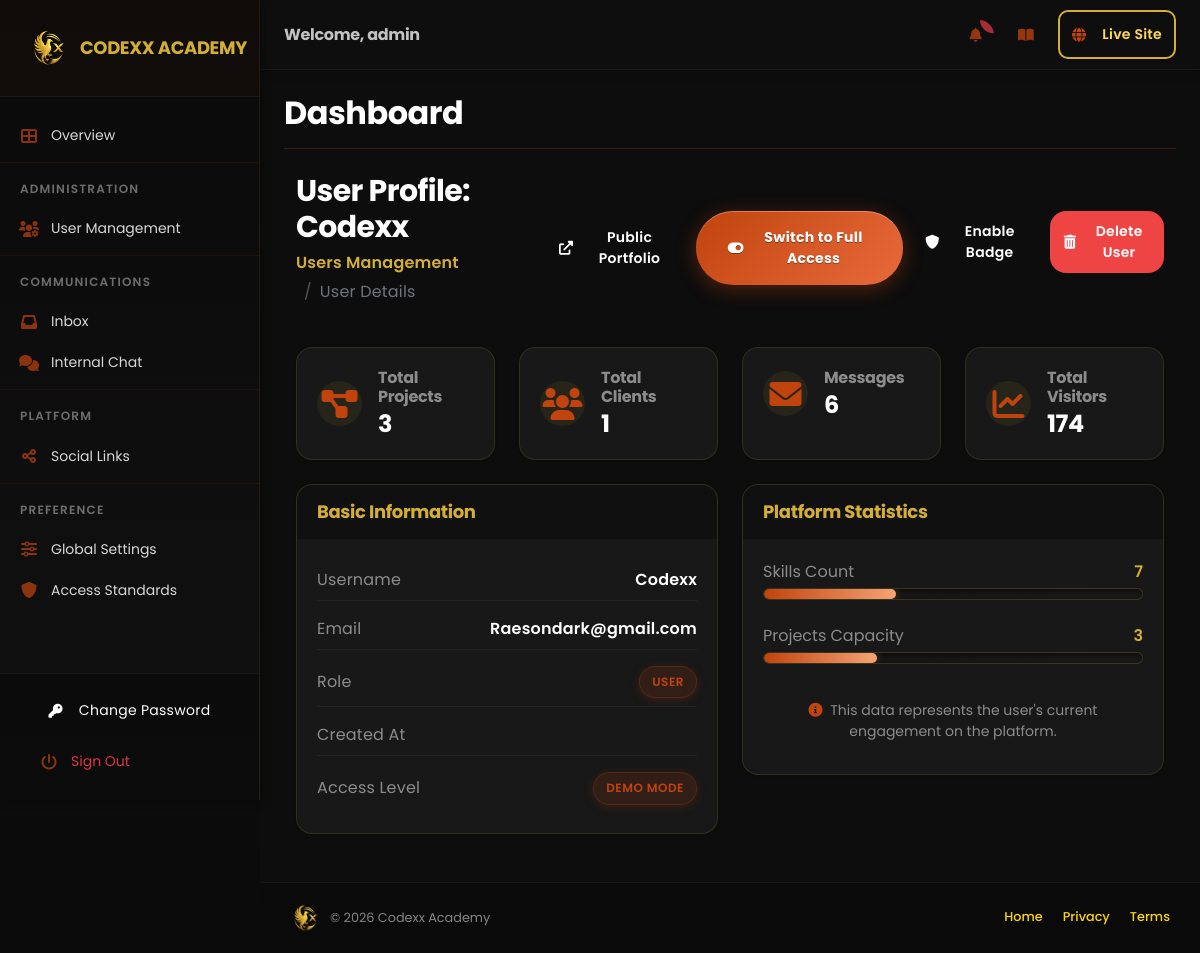
Page /dashboard/user/ef268425-0e23-4efe-9512-984cc7b937bc (signed in) on the committed database.
### models.py (models this page shows)
class User(db.Model):
    __tablename__ = 'users'
    id = db.Column(db.String(36), primary_key=True, default=lambda: str(uuid.uuid4()))
    workspace_id = db.Column(db.String(36), db.ForeignKey('workspaces.id'), nullable=False)
    username = db.Column(db.String(255), unique=True, nullable=False)
    email = db.Column(db.String(255), unique=True, nullable=False)
    password_hash = db.Column(db.String(255), nullable=False)
    role = db.Column(db.String(50), default='user')
    is_active = db.Column(db.Boolean, default=True)
    is_verified = db.Column(db.Boolean, default=False)
    is_demo = db.Column(db.Boolean, default=False)
    badges = db.Column(SafeJSON, default=[]) # List of badges: ["verified", "top_expert", "master"]
    must_change_password = db.Column(db.Boolean, default=False)
    created_at = db.Column(db.DateTime, default=datetime.utcnow)
    updated_at = db.Column(db.DateTime, default=datetime.utcnow, onupdate=datetime.utcnow)

### blueprints/dashboard/routes.py (the view, shortened to what this page needs)
@dashboard_bp.route('/user/<user_id>')
@login_required
@admin_required
@disable_in_demo
def view_user(user_id):
    user = User.query.get(user_id)
    if user:
        target_user = {
            'id': user.id,
            'username': user.username,
            'email': user.email,
            'role': user.role,
            'is_verified': getattr(user, 'is_verified', False),
            'is_demo': getattr(user, 'is_demo', False)
        }
        username = user.username
    user_portfolio_data = load_data(username=username)
    stats = {
        'projects_count': len(user_portfolio_data.get('projects', [])),
        'skills_count': len(user_portfolio_data.get('skills', [])),
        'clients_count': len(user_portfolio_data.get('clients', [])),
        'messages_count': len(user_portfolio_data.get('messages', [])),
        'visitors_total': user_portfolio_data.get('visitors', {}).get('total', 0)
    }
    return render_template('dashboard/view_user.html',
                           target_user=target_user,
                           stats=stats,
                           is_verified=target_user.get('is_verified', False))

### templates/dashboard/view_user.html (shortened to what this page needs)
{% extends "dashboard/base.html" %}
{% block content %}
<div class="container-fluid">
    <div class="row mb-4">
        <div class="col-12">
            <div class="d-flex align-items-center justify-content-between">
                <div>
                    <h2 class="mb-1 text-gold;">User Profile: {{ target_user.username }}</h2>
                    <nav aria-label="breadcrumb">
                        <ol class="breadcrumb">
                            <li class="breadcrumb-item"><a href="{{ url_for('dashboard.users') }}" class="text-gold">Users Management</a></li>
                            <li class="breadcrumb-item active" aria-current="page" class="text-dark-soft">User Details</li>
                        </ol>
                    </nav>
                </div>
                <div class="d-flex gap-2">
                    <a href="{{ url_for('portfolio.user_portfolio', username=target_user.username) }}" class="btn btn-sm btn-outline-light btn-sm-custom" target="_blank">
                        <i class="fas fa-external-link-alt me-1"></i> Public Portfolio
                    </a>
                    <form action="{{ url_for('dashboard.toggle_user_demo', user_id=target_user.id) }}" method="POST">
                        <button type="submit" class="btn btn-sm btn-gold-gradient">
                            <i class="fas fa-toggle-on me-1"></i> {{ 'Switch to Full Access' if target_user.is_demo else 'Switch to Demo Mode' }}
                        </button>
                    </form>
                    <form action="{{ url_for('dashboard.toggle_user_verification', user_id=target_user.id) }}" method="POST">
                        <button type="submit" class="btn btn-sm {% if is_verified %}btn-success{% else %}btn-gold-outline{% endif %}">
                            <i class="fas fa-shield-alt me-1"></i> {{ 'Disable Badge' if is_verified else 'Enable Badge' }}
                        </button>
                    </form>
                    {% if target_user.username != 'admin' %}
                    <form action="{{ url_for('dashboard.delete_user', user_id=target_user.id) }}" method="POST" onsubmit="return confirm('⚠️ Are you sure you want to delete this user?');">
                        <button type="submit" class="btn btn-danger btn-sm btn-sm-custom">
                            <i class="fas fa-trash-alt me-1"></i> Delete User
                        </button>
                    </form>
                    {% endif %}
                </div>
            </div>
        </div>
    </div>
    <div class="row">
        <div class="col-xl-3 col-md-6 mb-4">
            <div class="card h-100 shadow-sm bg-card border-secondary-light">
                <div class="card-body">
                    <div class="d-flex align-items-center">
                        <div class="flex-shrink-0 me-3">
                            <div class="avatar-sm rounded-circle p-3 bg-gold-lighter">
                                <i class="fas fa-project-diagram fa-2x icon-gold"></i>
                            </div>
                        </div>
                        <div class="flex-grow-1">
                            <h6 class="text-muted mb-1">Total Projects</h6>
                            <h3 class="mb-0 text-white-primary">{{ stats.projects_count }}</h3>
                        </div>
                    </div>
                </div>
            </div>
        </div>
        <div class="col-xl-3 col-md-6 mb-4">
            <div class="card h-100 shadow-sm bg-card border-secondary-light">
                <div class="card-body">
                    <div class="d-flex align-items-center">
                        <div class="flex-shrink-0 me-3">
                            <div class="avatar-sm rounded-circle p-3 bg-gold-lighter">
                                <i class="fas fa-users fa-2x icon-gold"></i>
                            </div>
                        </div>
                        <div class="flex-grow-1">
                            <h6 class="text-muted mb-1">Total Clients</h6>
                            <h3 class="mb-0 text-white-primary">{{ stats.clients_count }}</h3>
                        </div>
                    </div>
                </div>
            </div>
        </div>
        <div class="col-xl-3 col-md-6 mb-4">
            <div class="card h-100 shadow-sm bg-card border-secondary-light">
                <div class="card-body">
                    <div class="d-flex align-items-center">
                        <div class="flex-shrink-0 me-3">
                            <div class="avatar-sm rounded-circle p-3 bg-gold-lighter">
                                <i class="fas fa-envelope fa-2x icon-gold"></i>
                            </div>
                        </div>
                        <div class="flex-grow-1">
                            <h6 class="text-muted mb-1">Messages</h6>
                            <h3 class="mb-0 text-white-primary">{{ stats.messages_count }}</h3>
                        </div>
                    </div>
                </div>
            </div>
        </div>
        <div class="col-xl-3 col-md-6 mb-4">
            <div class="card h-100 shadow-sm bg-card border-secondary-light">
                <div class="card-body">
                    <div class="d-flex align-items-center">
                        <div class="flex-shrink-0 me-3">
                            <div class="avatar-sm rounded-circle p-3 bg-gold-lighter">
                                <i class="fas fa-chart-line fa-2x icon-gold"></i>
                            </div>
                        </div>
                        <div class="flex-grow-1">
                            <h6 class="text-muted mb-1">Total Visitors</h6>
                            <h3 class="mb-0 text-white-primary">{{ stats.visitors_total }}</h3>
                        </div>
                    </div>
                </div>
            </div>
        </div>
    </div>
    <div class="row">
        <div class="col-lg-6">
            <div class="card mb-4 shadow-sm bg-card border-secondary-light">
                <div class="card-header border-gold-subtle-bottom">
                    <h5 class="mb-0 text-gold">Basic Information</h5>
                </div>
                <div class="card-body">
                    <ul class="list-group list-group-flush bg-transparent">
                        <li class="list-group-item d-flex justify-content-between align-items-center border-0 px-0 mb-2 list-item-divider">
                            <span class="text-muted">Username</span>
                            <span class="text-white-semibold">{{ target_user.username }}</span>
                        </li>
                        <li class="list-group-item d-flex justify-content-between align-items-center border-0 px-0 mb-2 list-item-divider">
                            <span class="text-muted">Email</span>
                            <span class="text-white-semibold">{{ target_user.email }}</span>
                        </li>
                        <li class="list-group-item d-flex justify-content-between align-items-center border-0 px-0 mb-2 list-item-divider">
                            <span class="text-muted">Role</span>
                            <span class="badge badge-gold">{{ target_user.role|upper }}</span>
                        </li>
                        <li class="list-group-item d-flex justify-content-between align-items-center border-0 px-0 mb-2 list-item-divider">
                            <span class="text-muted">Created At</span>
                        </li>
                        <li class="list-group-item d-flex justify-content-between align-items-center border-0 px-0 bg-transparent">
                            <span class="text-muted">Access Level</span>
                            {% if target_user.is_demo %}
                            <span class="badge badge-gold">DEMO MODE</span>
                            {% else %}
                            <span class="badge badge-gold-gradient">FULL ACCESS</span>
                            {% endif %}
                        </li>
                    </ul>
                </div>
            </div>
        </div>
        <div class="col-lg-6">
            <div class="card mb-4 shadow-sm bg-card border-secondary-light">
                <div class="card-header border-gold-subtle-bottom">
                    <h5 class="mb-0 text-gold">Platform Statistics</h5>
                </div>
                <div class="card-body">
                    <div class="mb-4">
                        <div class="d-flex justify-content-between mb-1">
                            <span class="text-muted">Skills Count</span>
                            <span class="text-gold">{{ stats.skills_count }}</span>
                        </div>
                        <div class="progress progress-custom">
                            <div class="progress-bar progress-bar-gradient" role="progressbar" data-progress="{{ (stats.skills_count / 20 * 100)|round if stats.skills_count < 20 else 100 }}"></div>
                        </div>
                    </div>
                    <div class="mb-4">
                        <div class="d-flex justify-content-between mb-1">
                            <span class="text-muted">Projects Capacity</span>
                            <span class="text-gold">{{ stats.projects_count }}</span>
                        </div>
                        <div class="progress progress-custom">
                            <div class="progress-bar progress-bar-gradient" role="progressbar" data-progress="{{ (stats.projects_count / 10 * 100)|round if stats.projects_count < 10 else 100 }}"></div>
                        </div>
                    </div>
                    <div class="text-center py-3">
                        <p class="text-muted mb-0 small"><i class="fas fa-info-circle me-1"></i> This data represents the user's current engagement on the platform.</p>
                    </div>
                </div>
            </div>
        </div>
    </div>
</div>
{% endblock %}

### rows in the picture
User: username "Codexx", email "Raesondark@gmail.com", role "USER"

### other values in the picture
{{ session.get('username') }} "admin"
{{ 'Disable Badge' if is_verified else 'Enable Badge' }} "Enable Badge"
{{ stats.projects_count }} "3"
{{ stats.clients_count }} "1"
{{ stats.messages_count }} "6"
{{ stats.visitors_total }} "174"
{{ stats.skills_count }} "7"
